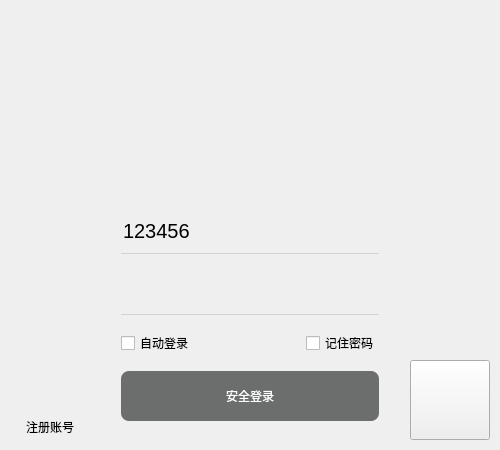
<?xml version="1.0" encoding="UTF-8"?>
<ui version="4.0">
 <class>Form</class>
 <widget class="QWidget" name="Form">
  <property name="geometry">
   <rect>
    <x>0</x>
    <y>0</y>
    <width>500</width>
    <height>450</height>
   </rect>
  </property>
  <property name="minimumSize">
   <size>
    <width>500</width>
    <height>450</height>
   </size>
  </property>
  <property name="maximumSize">
   <size>
    <width>500</width>
    <height>450</height>
   </size>
  </property>
  <property name="windowTitle">
   <string>Form</string>
  </property>
  <layout class="QVBoxLayout" name="verticalLayout" stretch="2,3">
   <property name="spacing">
    <number>0</number>
   </property>
   <property name="leftMargin">
    <number>0</number>
   </property>
   <property name="topMargin">
    <number>0</number>
   </property>
   <property name="rightMargin">
    <number>0</number>
   </property>
   <property name="bottomMargin">
    <number>0</number>
   </property>
   <item>
    <widget class="QWidget" name="widget" native="true">
     <property name="styleSheet">
      <string notr="true">
</string>
     </property>
     <layout class="QHBoxLayout" name="horizontalLayout_2">
      <item>
       <widget class="QLabel" name="login_top_bg_label">
        <property name="text">
         <string/>
        </property>
       </widget>
      </item>
     </layout>
    </widget>
   </item>
   <item>
    <widget class="QWidget" name="login_bottom" native="true">
     <property name="styleSheet">
      <string notr="true"/>
     </property>
     <layout class="QHBoxLayout" name="horizontalLayout" stretch="2,6,2">
      <property name="spacing">
       <number>10</number>
      </property>
      <property name="leftMargin">
       <number>10</number>
      </property>
      <property name="topMargin">
       <number>10</number>
      </property>
      <property name="rightMargin">
       <number>10</number>
      </property>
      <property name="bottomMargin">
       <number>10</number>
      </property>
      <item alignment="Qt::AlignLeft|Qt::AlignBottom">
       <widget class="QPushButton" name="register_btn">
        <property name="text">
         <string>注册账号</string>
        </property>
        <property name="flat">
         <bool>true</bool>
        </property>
       </widget>
      </item>
      <item>
       <widget class="QWidget" name="widget_3" native="true">
        <property name="styleSheet">
         <string notr="true">
</string>
        </property>
        <layout class="QGridLayout" name="gridLayout">
         <item row="0" column="0" colspan="2">
          <widget class="QComboBox" name="account_cb">
           <property name="minimumSize">
            <size>
             <width>0</width>
             <height>45</height>
            </size>
           </property>
           <property name="styleSheet">
            <string notr="true">QComboBox {
	font-size:20px;
	border:none ;
	border-bottom:1px solid lightgray;
	background-color:transparent;
}
QComboBox:hover{
	border-bottom:1px solid gray;
}
QComboBox:focus {
	border-bottom:1px solid rgb(254, 167, 111);
}
QComboBox::drop-down{
	background-color:transparent;
	width:60px;
	height:40px;
}
QComboBox::down-arrow {
	
	image: url(:/login/images/login_combobox_icon.png);
	width:40px;
	height:40px;
}
QComboBox QAbstractItemView{
	min-height:60px;	
}
QComboBox QAbstractItemView:item {
	color:lightblue;	
}</string>
           </property>
           <property name="editable">
            <bool>true</bool>
           </property>
           <property name="iconSize">
            <size>
             <width>30</width>
             <height>30</height>
            </size>
           </property>
           <item>
            <property name="text">
             <string>123456</string>
            </property>
            <property name="icon">
             <iconset resource="../images.qrc">
              <normaloff>:/login/images/login_item_icon1.jpg</normaloff>:/login/images/login_item_icon1.jpg</iconset>
            </property>
           </item>
           <item>
            <property name="text">
             <string>234567</string>
            </property>
            <property name="icon">
             <iconset resource="../images.qrc">
              <normaloff>:/login/images/login_item_icon2.jpg</normaloff>:/login/images/login_item_icon2.jpg</iconset>
            </property>
           </item>
          </widget>
         </item>
         <item row="1" column="0" colspan="2">
          <widget class="QLineEdit" name="pwd_le">
           <property name="minimumSize">
            <size>
             <width>0</width>
             <height>45</height>
            </size>
           </property>
           <property name="styleSheet">
            <string notr="true">QLineEdit {
	font-size:20px;
	border:none;
	border-bottom:1px solid lightgray;
	background-color:transparent;
}
QLineEdit:hover {
	border-bottom:1px solid lightgray;
}
QLineEdit:focus {
	border-bottom:1px solid rgb(18,183,245);
}</string>
           </property>
           <property name="echoMode">
            <enum>QLineEdit::PasswordEchoOnEdit</enum>
           </property>
           <property name="clearButtonEnabled">
            <bool>true</bool>
           </property>
          </widget>
         </item>
         <item row="2" column="0" alignment="Qt::AlignLeft">
          <widget class="QCheckBox" name="auto_login_cb">
           <property name="text">
            <string>自动登录</string>
           </property>
          </widget>
         </item>
         <item row="2" column="1" alignment="Qt::AlignRight">
          <widget class="QCheckBox" name="remember_pwd_cb">
           <property name="text">
            <string>记住密码</string>
           </property>
          </widget>
         </item>
         <item row="3" column="0" colspan="2">
          <widget class="QPushButton" name="login_btn">
           <property name="enabled">
            <bool>false</bool>
           </property>
           <property name="minimumSize">
            <size>
             <width>0</width>
             <height>50</height>
            </size>
           </property>
           <property name="styleSheet">
            <string notr="true">QPushButton {
	
	background-color: rgb(33, 174, 250);
	border-radius: 8px;
	color:white;
}
QPushButton:hover {
	background-color:rgb(72,203,250);
}	
QPushButton:pressed {
	background-color:rgb(85,85,255);
}	
QPushButton:disabled {
	background-color:rgb(108, 110, 110);
}	</string>
           </property>
           <property name="text">
            <string>安全登录</string>
           </property>
           <property name="icon">
            <iconset resource="../images.qrc">
             <normaloff>:/login/images/login_btn_icon.png</normaloff>:/login/images/login_btn_icon.png</iconset>
           </property>
           <property name="iconSize">
            <size>
             <width>20</width>
             <height>20</height>
            </size>
           </property>
          </widget>
         </item>
        </layout>
       </widget>
      </item>
      <item alignment="Qt::AlignRight|Qt::AlignBottom">
       <widget class="QPushButton" name="qrcode_btn">
        <property name="minimumSize">
         <size>
          <width>80</width>
          <height>80</height>
         </size>
        </property>
        <property name="maximumSize">
         <size>
          <width>80</width>
          <height>80</height>
         </size>
        </property>
        <property name="styleSheet">
         <string notr="true">border-image: url(:/login/images/login_qrcode.png);</string>
        </property>
        <property name="text">
         <string/>
        </property>
       </widget>
      </item>
     </layout>
    </widget>
   </item>
  </layout>
 </widget>
 <resources>
  <include location="../images.qrc"/>
 </resources>
 <connections>
  <connection>
   <sender>register_btn</sender>
   <signal>clicked()</signal>
   <receiver>Form</receiver>
   <slot>show_register_pane()</slot>
   <hints>
    <hint type="sourcelabel">
     <x>68</x>
     <y>420</y>
    </hint>
    <hint type="destinationlabel">
     <x>-3</x>
     <y>258</y>
    </hint>
   </hints>
  </connection>
  <connection>
   <sender>qrcode_btn</sender>
   <signal>clicked()</signal>
   <receiver>Form</receiver>
   <slot>open_qq_link()</slot>
   <hints>
    <hint type="sourcelabel">
     <x>452</x>
     <y>393</y>
    </hint>
    <hint type="destinationlabel">
     <x>505</x>
     <y>292</y>
    </hint>
   </hints>
  </connection>
  <connection>
   <sender>account_cb</sender>
   <signal>editTextChanged(QString)</signal>
   <receiver>Form</receiver>
   <slot>enable_login_btn()</slot>
   <hints>
    <hint type="sourcelabel">
     <x>255</x>
     <y>224</y>
    </hint>
    <hint type="destinationlabel">
     <x>513</x>
     <y>156</y>
    </hint>
   </hints>
  </connection>
  <connection>
   <sender>pwd_le</sender>
   <signal>textChanged(QString)</signal>
   <receiver>Form</receiver>
   <slot>enable_login_btn()</slot>
   <hints>
    <hint type="sourcelabel">
     <x>317</x>
     <y>302</y>
    </hint>
    <hint type="destinationlabel">
     <x>511</x>
     <y>241</y>
    </hint>
   </hints>
  </connection>
  <connection>
   <sender>login_btn</sender>
   <signal>clicked()</signal>
   <receiver>Form</receiver>
   <slot>check_login()</slot>
   <hints>
    <hint type="sourcelabel">
     <x>199</x>
     <y>393</y>
    </hint>
    <hint type="destinationlabel">
     <x>-35</x>
     <y>200</y>
    </hint>
   </hints>
  </connection>
  <connection>
   <sender>auto_login_cb</sender>
   <signal>clicked(bool)</signal>
   <receiver>Form</receiver>
   <slot>auto_login()</slot>
   <hints>
    <hint type="sourcelabel">
     <x>148</x>
     <y>342</y>
    </hint>
    <hint type="destinationlabel">
     <x>-4</x>
     <y>309</y>
    </hint>
   </hints>
  </connection>
  <connection>
   <sender>remember_pwd_cb</sender>
   <signal>clicked(bool)</signal>
   <receiver>Form</receiver>
   <slot>remember_pwd()</slot>
   <hints>
    <hint type="sourcelabel">
     <x>370</x>
     <y>343</y>
    </hint>
    <hint type="destinationlabel">
     <x>535</x>
     <y>279</y>
    </hint>
   </hints>
  </connection>
 </connections>
 <slots>
  <slot>show_register_pane()</slot>
  <slot>open_qq_link()</slot>
  <slot>enable_login_btn()</slot>
  <slot>check_login()</slot>
  <slot>auto_login()</slot>
  <slot>remember_pwd()</slot>
 </slots>
</ui>
